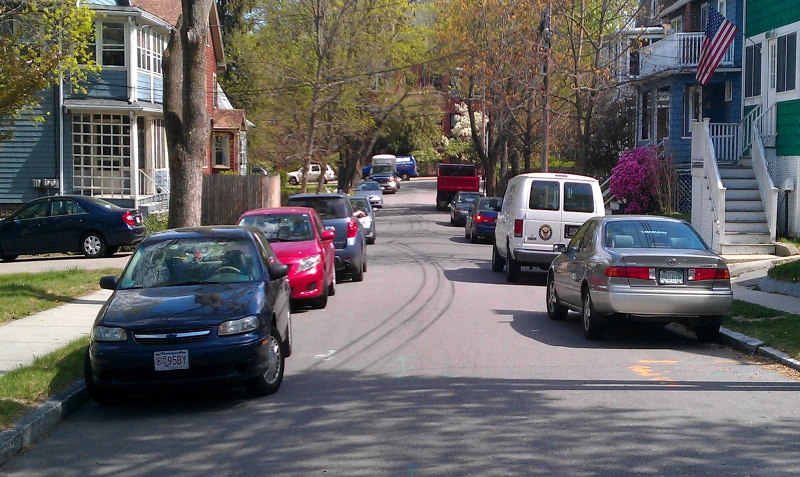
#> input picture Picture1.jpg, 1600 x 953 px, given in place of the camera (shown at 1/2 size)
$ python motion_detector.py   (older library calls are emulated)
#> lines starting #> are read from the running program, lines starting #| are printed output that depends on the picture
# import necessary packages
import argparse
import cv2
import imutils
import json
import time

# Import helper script
import labels
import numpy as np

# initialize variables for later
OUTPUTFILENAME = 'output.json'
makeQuery = False
queryMadeTime = 0
# count of images captured and saved
count = 0
# Framelist for storage of data collected
frame_list = []


# construct the argument parser and parse the arguments
ap = argparse.ArgumentParser()
ap.add_argument("-v", "--video", help="path to the video file")
ap.add_argument("-a", "--min-area", type=int, default=500, help="minimum area size")
args = vars(ap.parse_args())

# if the video argument is None, then we are reading from webcam
if args.get("video", None) is None:
	camera = cv2.VideoCapture(0)
	time.sleep(0.25)

# otherwise, we are reading from a video file
else:
	camera = cv2.VideoCapture(args["video"])
# camera = cv2.VideoCapture("statCam.avi")

# initialize the first frame in the video stream
firstFrame = None

# Counter to reset firstFrame every 1 second
startTime = time.time()

# loop over the frames of the video
while True:
	# grab the current frame and initialize the occupied/unoccupied
	# text
	(grabbed, frame) = camera.read()
#> frame is the input picture: shape (953, 1600, 3); mean B, G, R 97.8, 98.6, 101.2
	text = "No movement"


	# if the frame could not be grabbed, then we have reached the end
	# of the video
	if not grabbed:
		break


	# resize the frame, convert it to grayscale, and blur it
	frame = imutils.resize(frame, width=500)
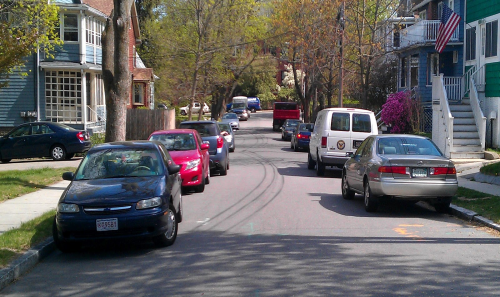
#> frame: shape (297, 500, 3); mean B, G, R 97.8, 98.6, 101.2
	gray = cv2.cvtColor(frame, cv2.COLOR_BGR2GRAY)
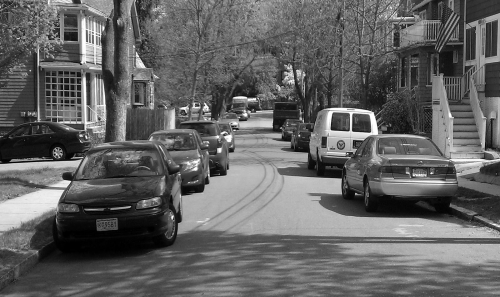
#> gray: shape (297, 500); min 0, max 255, mean 99.3
	gray = cv2.GaussianBlur(gray, (21, 21), 0)
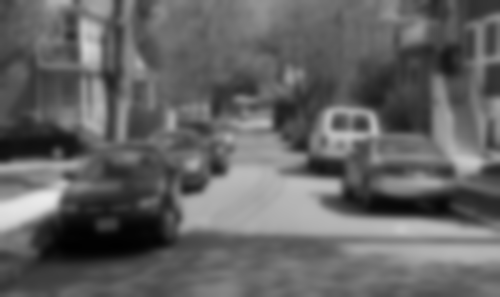
#> gray: shape (297, 500); min 1, max 234, mean 99.3

	# Counter to reset firstFrame every 1 seconds
	currentTime = time.time()
	if ((currentTime - startTime) > 1):
		startTime = currentTime
		firstFrame = None

	# if the first frame is None, initialize it
	if firstFrame is None:
		firstFrame = gray
		continue

	# compute the absolute difference between the current frame and
	# first frame
	frameDelta = cv2.absdiff(firstFrame, gray)
	thresh = cv2.threshold(frameDelta, 25, 255, cv2.THRESH_BINARY)[1]

	# dilate the thresholded image to fill in holes, then find contours
	# on thresholded image
	thresh = cv2.dilate(thresh, None, iterations=2)
	(_, cnts, _) = cv2.findContours(thresh.copy(), cv2.RETR_EXTERNAL,
		cv2.CHAIN_APPROX_SIMPLE)

	# loop over the contours
	for c in cnts:
		# if the contour is too small, ignore it
		if cv2.contourArea(c) < args["min_area"]:
			continue

		# If contour large enough, must makeQuery after exiting loop
		makeQuery = True

		# compute the bounding box for the contour, draw it on the frame,
		# and update the text
		(x, y, w, h) = cv2.boundingRect(c)
		cv2.rectangle(frame, (x, y), (x + w, y + h), (0, 255, 0), 2)
		text = "Movement detected"

    # draw the text and timestamp on the frame

    # ADD THIS TO GET TEXT FOR DEMO

	# cv2.putText(frame, text, (10, 20),
	# 	cv2.FONT_HERSHEY_SIMPLEX, 0.5, (0, 0, 255), 2)
	# cv2.putText(frame, datetime.datetime.now().strftime("%A %d %B %Y %I:%M:%S%p"),
	# 	(10, frame.shape[0] - 10), cv2.FONT_HERSHEY_SIMPLEX, 0.35, (0, 0, 255), 1)

	# show the frame and record if the user presses a key
	cv2.imshow("Security Feed", frame)
	# Could use screens below for demo, just to show how motion detection works
	# cv2.imshow("Thresh", thresh)
	# cv2.imshow("Frame Delta", frameDelta)
	key = cv2.waitKey(1) & 0xFF

	if makeQuery and (time.time() - queryMadeTime) > 3.5:

            cv2.imwrite("frame%d.jpg" % count, frame) # save frame as JPEG file

            #px = frame[x, y]
            #print px
            frame_list.append(labels.main("frame%d.jpg" % count))

            print("Query made...")
            print(frame_list, '\n')

            makeQuery = False
            queryMadeTime = time.time()
            # count += 1

            # Write json data to text file
            with open(OUTPUTFILENAME, 'w') as outfile:
                json.dump(frame_list, outfile)


	# if the `q` key is pressed, break from the lop
	if key == ord("q"):
		break

# Write json data to text file
with open(OUTPUTFILENAME, 'w') as outfile:
    json.dump(frame_list, outfile)

# cleanup the camera and close any open windows
camera.release()
cv2.destroyAllWindows()

$ run again, on car2.jpg
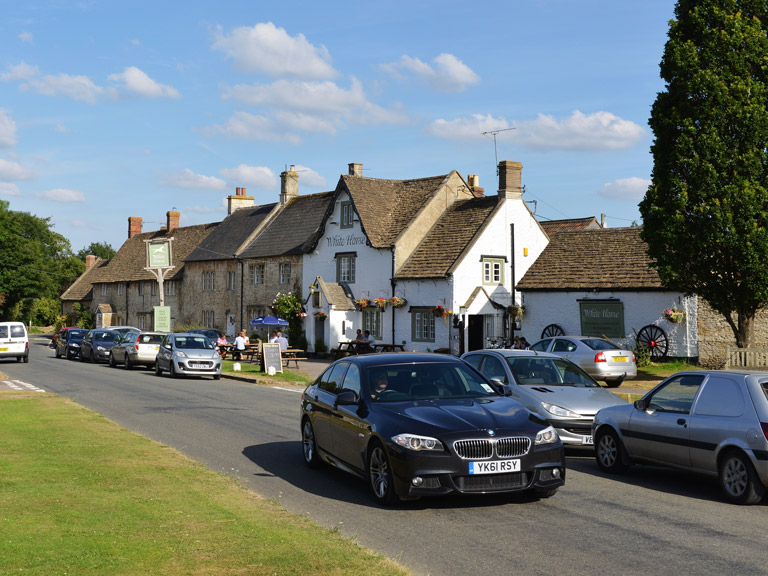
#> input picture car2.jpg, 768 x 576 px, given in place of the camera
#> frame is the input picture: shape (576, 768, 3); mean B, G, R 121.8, 122.5, 111.8
#> frame: shape (375, 500, 3)
#> `gray = cv2.cvtColor(frame, cv2.COLOR_BGR2GRAY)`:
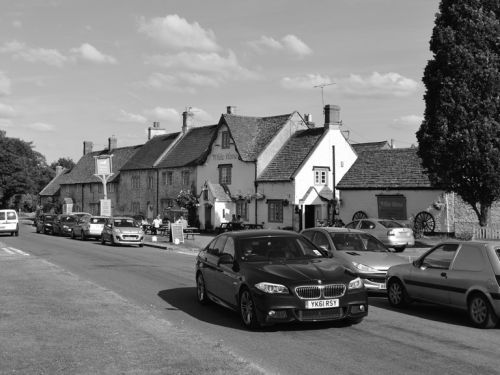
#> gray: shape (375, 500); min 4, max 255, mean 119.2
#> `gray = cv2.GaussianBlur(gray, (21, 21), 0)`:
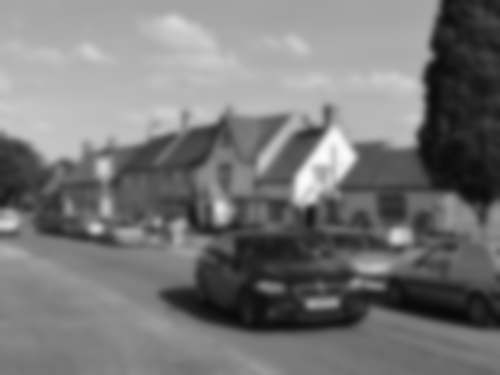
#> gray: shape (375, 500); min 9, max 252, mean 119.2

$ run again, on frame3.jpg
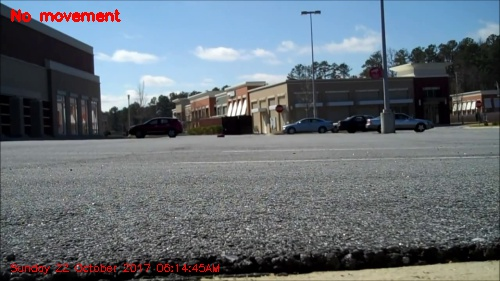
#> input picture frame3.jpg, 500 x 281 px, given in place of the camera
#> frame is the input picture: shape (281, 500, 3); mean B, G, R 117.2, 109.8, 101.5
#> `gray = cv2.cvtColor(frame, cv2.COLOR_BGR2GRAY)`:
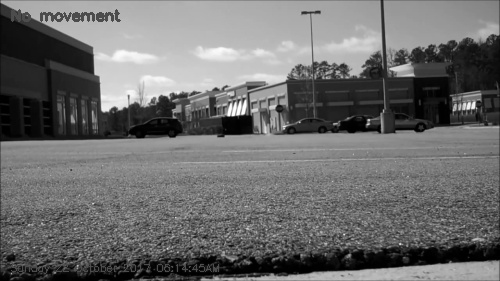
#> gray: shape (281, 500); min 0, max 254, mean 108.2
#> `gray = cv2.GaussianBlur(gray, (21, 21), 0)`:
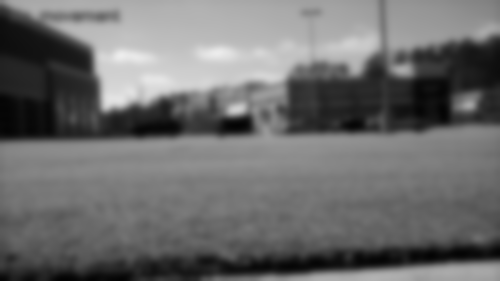
#> gray: shape (281, 500); min 3, max 237, mean 108.3
